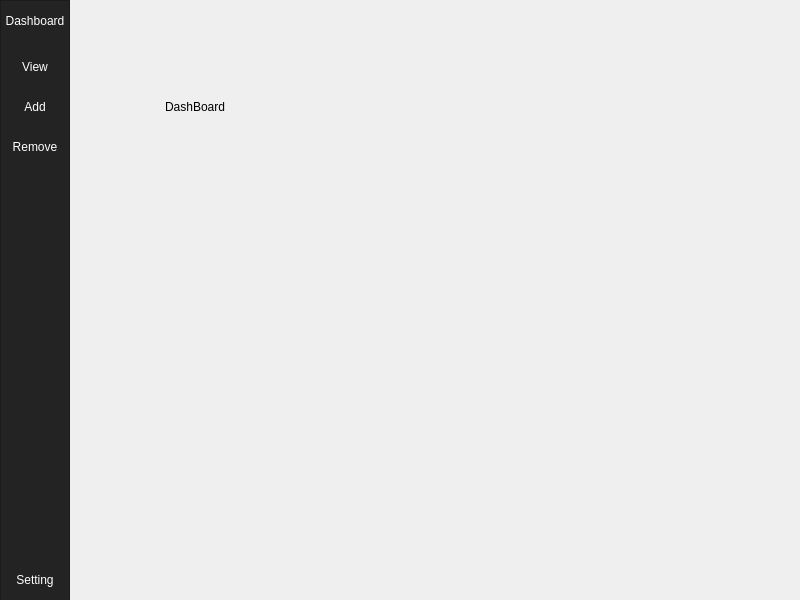
<?xml version="1.0" encoding="UTF-8"?>
<ui version="4.0">
 <class>MainWindow</class>
 <widget class="QMainWindow" name="MainWindow">
  <property name="geometry">
   <rect>
    <x>0</x>
    <y>0</y>
    <width>800</width>
    <height>600</height>
   </rect>
  </property>
  <property name="windowTitle">
   <string>MainWindow</string>
  </property>
  <widget class="QWidget" name="centralwidget">
   <widget class="QFrame" name="frame_left_menu">
    <property name="geometry">
     <rect>
      <x>0</x>
      <y>0</y>
      <width>70</width>
      <height>601</height>
     </rect>
    </property>
    <property name="minimumSize">
     <size>
      <width>70</width>
      <height>0</height>
     </size>
    </property>
    <property name="maximumSize">
     <size>
      <width>70</width>
      <height>16777215</height>
     </size>
    </property>
    <property name="styleSheet">
     <string notr="true">background-color: rgb(35, 35, 35);</string>
    </property>
    <property name="frameShape">
     <enum>QFrame::StyledPanel</enum>
    </property>
    <property name="frameShadow">
     <enum>QFrame::Raised</enum>
    </property>
    <layout class="QVBoxLayout" name="verticalLayout_3">
     <property name="leftMargin">
      <number>0</number>
     </property>
     <property name="topMargin">
      <number>0</number>
     </property>
     <property name="rightMargin">
      <number>0</number>
     </property>
     <property name="bottomMargin">
      <number>0</number>
     </property>
     <item>
      <widget class="QPushButton" name="dashboard_btn">
       <property name="minimumSize">
        <size>
         <width>0</width>
         <height>40</height>
        </size>
       </property>
       <property name="styleSheet">
        <string notr="true">QPushButton {
	color: rgb(255, 255, 255);
	background-color: rgb(35, 35, 35);
	border: 0px solid;
}
QPushButton:hover {
	background-color: rgb(85, 170, 255);
}</string>
       </property>
       <property name="text">
        <string>Dashboard</string>
       </property>
      </widget>
     </item>
     <item alignment="Qt::AlignTop">
      <widget class="QFrame" name="frame_top_menus">
       <property name="frameShape">
        <enum>QFrame::NoFrame</enum>
       </property>
       <property name="frameShadow">
        <enum>QFrame::Raised</enum>
       </property>
       <layout class="QVBoxLayout" name="verticalLayout_4">
        <property name="spacing">
         <number>0</number>
        </property>
        <property name="leftMargin">
         <number>0</number>
        </property>
        <property name="topMargin">
         <number>0</number>
        </property>
        <property name="rightMargin">
         <number>0</number>
        </property>
        <property name="bottomMargin">
         <number>0</number>
        </property>
        <item>
         <widget class="QPushButton" name="view_btn">
          <property name="minimumSize">
           <size>
            <width>0</width>
            <height>40</height>
           </size>
          </property>
          <property name="styleSheet">
           <string notr="true">QPushButton {
	color: rgb(255, 255, 255);
	background-color: rgb(35, 35, 35);
	border: 0px solid;
}
QPushButton:hover {
	background-color: rgb(85, 170, 255);
}</string>
          </property>
          <property name="text">
           <string>View</string>
          </property>
         </widget>
        </item>
        <item>
         <widget class="QPushButton" name="add_btn">
          <property name="minimumSize">
           <size>
            <width>0</width>
            <height>40</height>
           </size>
          </property>
          <property name="styleSheet">
           <string notr="true">QPushButton {
	color: rgb(255, 255, 255);
	background-color: rgb(35, 35, 35);
	border: 0px solid;
}
QPushButton:hover {
	background-color: rgb(85, 170, 255);
}</string>
          </property>
          <property name="text">
           <string>Add</string>
          </property>
         </widget>
        </item>
        <item>
         <widget class="QPushButton" name="remove_btn">
          <property name="minimumSize">
           <size>
            <width>0</width>
            <height>40</height>
           </size>
          </property>
          <property name="styleSheet">
           <string notr="true">QPushButton {
	color: rgb(255, 255, 255);
	background-color: rgb(35, 35, 35);
	border: 0px solid;
}
QPushButton:hover {
	background-color: rgb(85, 170, 255);
}</string>
          </property>
          <property name="text">
           <string>Remove</string>
          </property>
         </widget>
        </item>
       </layout>
      </widget>
     </item>
     <item>
      <widget class="QPushButton" name="setting_btn">
       <property name="minimumSize">
        <size>
         <width>0</width>
         <height>40</height>
        </size>
       </property>
       <property name="styleSheet">
        <string notr="true">QPushButton {
	color: rgb(255, 255, 255);
	background-color: rgb(35, 35, 35);
	border: 0px solid;
}
QPushButton:hover {
	background-color: rgb(85, 170, 255);
}</string>
       </property>
       <property name="text">
        <string>Setting</string>
       </property>
      </widget>
     </item>
    </layout>
   </widget>
   <widget class="QStackedWidget" name="stackedWidget">
    <property name="geometry">
     <rect>
      <x>79</x>
      <y>9</y>
      <width>711</width>
      <height>581</height>
     </rect>
    </property>
    <property name="currentIndex">
     <number>0</number>
    </property>
    <widget class="QWidget" name="dashboard_page">
     <widget class="QLabel" name="label">
      <property name="geometry">
       <rect>
        <x>86</x>
        <y>82</y>
        <width>91</width>
        <height>31</height>
       </rect>
      </property>
      <property name="text">
       <string>DashBoard</string>
      </property>
     </widget>
    </widget>
    <widget class="QWidget" name="page_2"/>
   </widget>
  </widget>
 </widget>
 <resources/>
 <connections/>
</ui>
